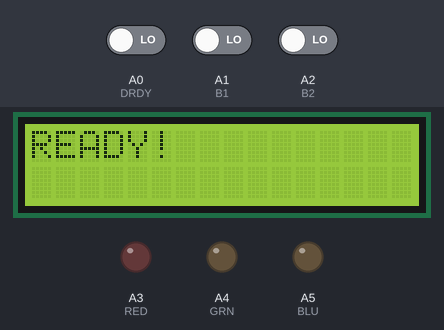
Simulated run of this sketch. Board: Arduino Uno, built with avr-gcc and run on an emulated ATmega328P. On the bench: 16×2 character LCD, output pins drawn as LEDs (lit = HIGH). The inputs (shaded band) are chosen by the test bench; at power-on: A1 (B1) LOW, A2 (B2) LOW, A0 (DRDY) LOW. Pins used as bus, display or sensor lines are not drawn.

Above: at 4.7 s.
4.8 s: A1 (B1) driven HIGH
At 5.05 s:
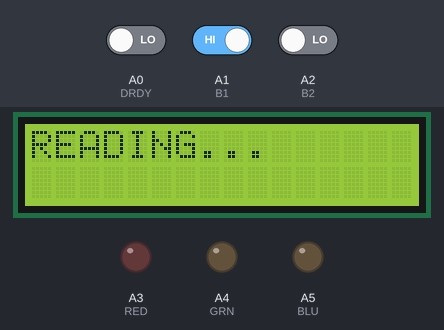
7.2 s: A2 (B2) driven HIGH
At 7.37 s:
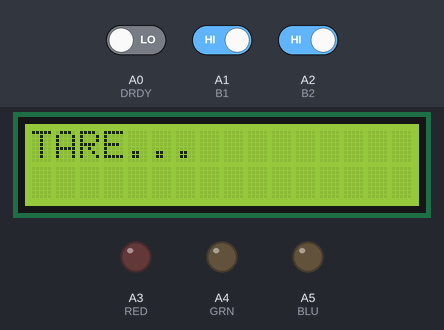
9.7 s: A1 (B1) driven LOW
12.7 s: A0 (DRDY) driven HIGH
14.2 s: A0 (DRDY) driven LOW
16.6 s: A2 (B2) driven LOW
At 17.9 s:
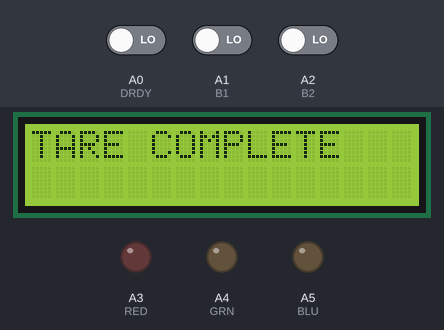
Timing chart, 0 to 19.1 s (numbered marks = the images above; inputs shaded):
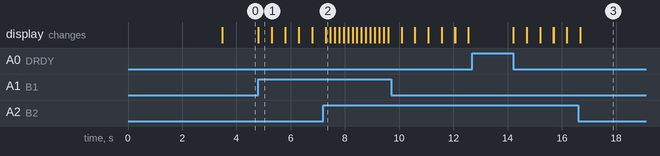

Measured:
- after the input at 4.8 s, the display: changes at once (image 1)
- after the input at 7.2 s, the display: changes after 0.09 s (image 2)
- after the input at 12.7 s, every drawn part: stays the same
- what the display in image 1 shows lasts 0.5 s, from 4.8 s to 5.3 s

The sketch:

dataTest.ino
```cpp
#include "SPI.h"
#include "LiquidCrystal.h"

//Amount of samples for the average
#define N_AVG 3000

//LEDS use analog pins
#define RED A3
#define GRN A4
#define BLU A5

//Buttons
#define B1 A1
#define B2 A2

#define DRDY A0
const int ADCRST = 9, SPICLOCK = 13; //MAX1416 PINS
const int RS = 2, E = 3, D4 = 5, D5 = 6, D6 = 7, D7 = 8; //LCD PINS
LiquidCrystal lcd(RS, E, D4, D5, D6, D7);
const int ss=10;
unsigned int adcValue, offset = 0;

void setup()
{
  pinMode(B1, INPUT);
  pinMode(B2, INPUT);
  pinMode(RED, OUTPUT);
  pinMode(GRN, OUTPUT);
  pinMode(BLU, OUTPUT);
  pinMode(DRDY, INPUT);
  pinMode(ADCRST, OUTPUT);
  pinMode(ss, OUTPUT);
  lcd.begin(16, 2);
  lcd.print("INIT...");
  digitalWrite(ss,HIGH);
  SPI.begin();
  SPI.setBitOrder(MSBFIRST);
  SPI.setDataMode(SPI_MODE3);
  SPI.setClockDivider(SPI_CLOCK_DIV16);
  digitalWrite(SPICLOCK,HIGH);
  digitalWrite(ADCRST,HIGH);
  delay(1000);
  digitalWrite(ADCRST,LOW);
  delay(1000);
  digitalWrite(ADCRST,HIGH);
  delay(1000);
  MAX1416_Config();
  delay(100);
  MAX1416_ReadSetupReg();
  lcd.clear();
  lcd.setCursor(0, 0);
  lcd.print("READY!");
  delay(100);
}

void MAX1416_SerialInit()//You can modify it for handle channels
{
  //series of commandbit
  digitalWrite(ss,LOW); // Enable ADC SPI

  SPI.transfer(0xFF);
  SPI.transfer(0xFF);
  SPI.transfer(0xFF);
  SPI.transfer(0xFF);

  digitalWrite(ss,HIGH); // Disable ADC SPI
}

void MAX1416_Config()//You can modify it for handle channels
{
  //series of commandbit
  digitalWrite(ss,LOW); // Enable ADC SPI

  //Write OP
  SPI.transfer(0x20);//command for comm reg to select ch1 and write to clock register
  delay(100);
  SPI.transfer(0xA7);//command for clock reg to set 2,4576Mhz
  //End Write OP
  delay(100);
  //Write OP
  SPI.transfer(0x10);//command for comm reg to write setup register
  delay(100);
  SPI.transfer(B01100100);//command for setup reg to self calibration,unipolar,unbuffered,
  //End Write OP


  digitalWrite(ss,HIGH); // Disable ADC SPI
}

void MAX1416_WaitForData_Soft()
{
      char DataNotReady = 0x80;

      digitalWrite(ss,LOW); // Enable ADC SPI

      while(DataNotReady) // wait for end of conversion
      {
          // Read OP
          SPI.transfer(0x08);//command for comm reg to read  (dec   8)
          DataNotReady =SPI.transfer(0x00); // Read comm register
          // End Read OP
          Serial.println(DataNotReady,BIN);
          DataNotReady &= 0x80;
      }

      digitalWrite(ss,HIGH); // Disable ADC SPI
}

void MAX1416_WaitForData_Hard()
{
      char DataNotReady = 1;
      char value;

      while(DataNotReady) // wait for end of conversion
      {
          // Read OP
          value = digitalRead(DRDY); // Read comm register
           if (value == LOW)
             DataNotReady = 0;
           else
             DataNotReady = 1;
          // End Read OP
          //Serial.println("NOT READY");
      }
}

byte MAX1416_ReadSetupReg() //You can modify it to read other channels
{

      byte myByte;

      digitalWrite(ss,LOW); // Enable ADC SPI

      // READ Data OPERATION
      SPI.transfer(0x18);//command for the comm to read register register 00011000
      //read 8bit of data
      myByte = SPI.transfer(0x00);
      // End Read Data
      Serial.print(myByte,BIN);
      //delay(2000);
      digitalWrite(ss,HIGH); // Disable ADC SPI


      return myByte;
}


unsigned int MAX1416_ReadCH0Data() //You can modify it to read other channels
{
      unsigned int uiData;
      byte highByte;
      byte lowByte;

      digitalWrite(ss,LOW); // Enable ADC SPI

      // READ Data OPERATION
      SPI.transfer(0x38);//command for the comm to read data register for channel 1 (dec  56)
      //read 16bit of data ADC
      highByte = SPI.transfer(0x00);
      lowByte = SPI.transfer(0x00);
      // End Read Data

      digitalWrite(ss,HIGH); // Disable ADC SPI


      uiData = highByte;
      uiData <<= 8;
      uiData |= lowByte;

      return uiData;
}

double readavg(int n) {
  double a = 0;
  for (int i = 0; i < n; i++) {
    MAX1416_WaitForData_Hard();
    a += MAX1416_ReadCH0Data();
  }
  return a/n;
}

void tare() {
  offset = readavg(N_AVG) * -1; //Voltage decreases with load applied
}

void loop()
{
  double voltage;
  if (digitalRead(B1) == HIGH) {
    lcd.clear();
    lcd.print("READING...");
    adcValue = readavg(N_AVG) - offset;
    voltage = double(adcValue)*5/65535;
    lcd.clear();
    lcd.print("DIG: ");
    lcd.print(adcValue);
    lcd.setCursor(0, 1);
    lcd.print("VOL: ");
    lcd.print(voltage, 4);
  }
  if (digitalRead(B2) == HIGH) {
    lcd.clear();
    lcd.print("TARE...");
    tare();
    lcd.clear();
    lcd.print("TARE COMPLETE");
  }
  digitalWrite(ss,HIGH); // Disable ADC SPI
}
```
